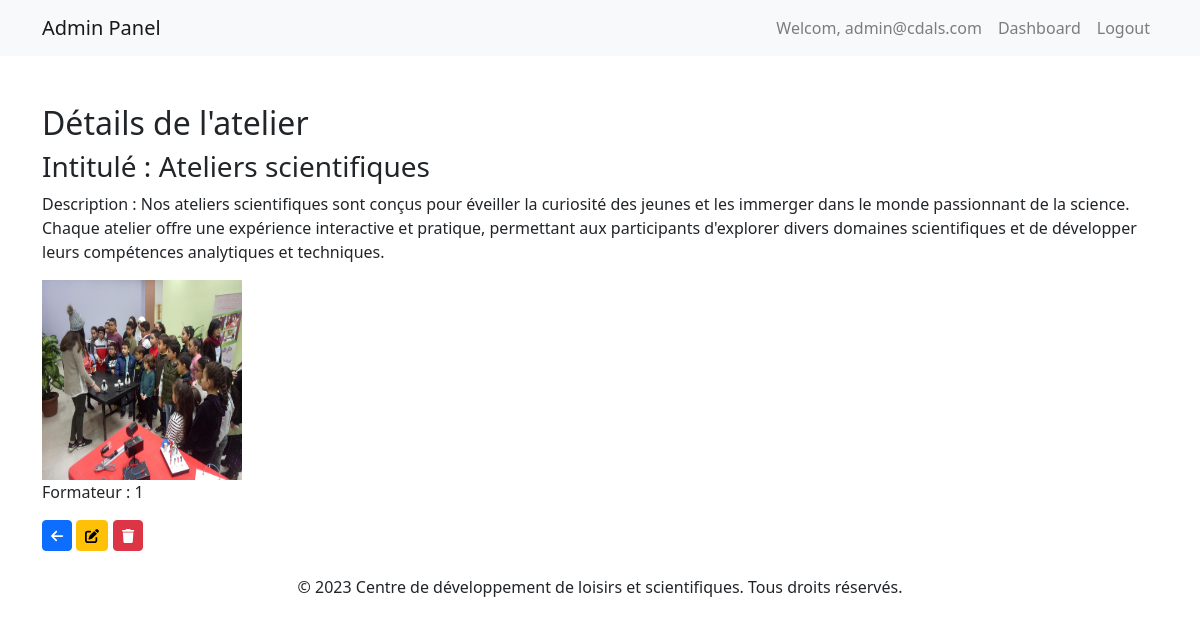
The page /admin/ateliers/voir.php?id=5 (signed in) on the database as committed earlier.
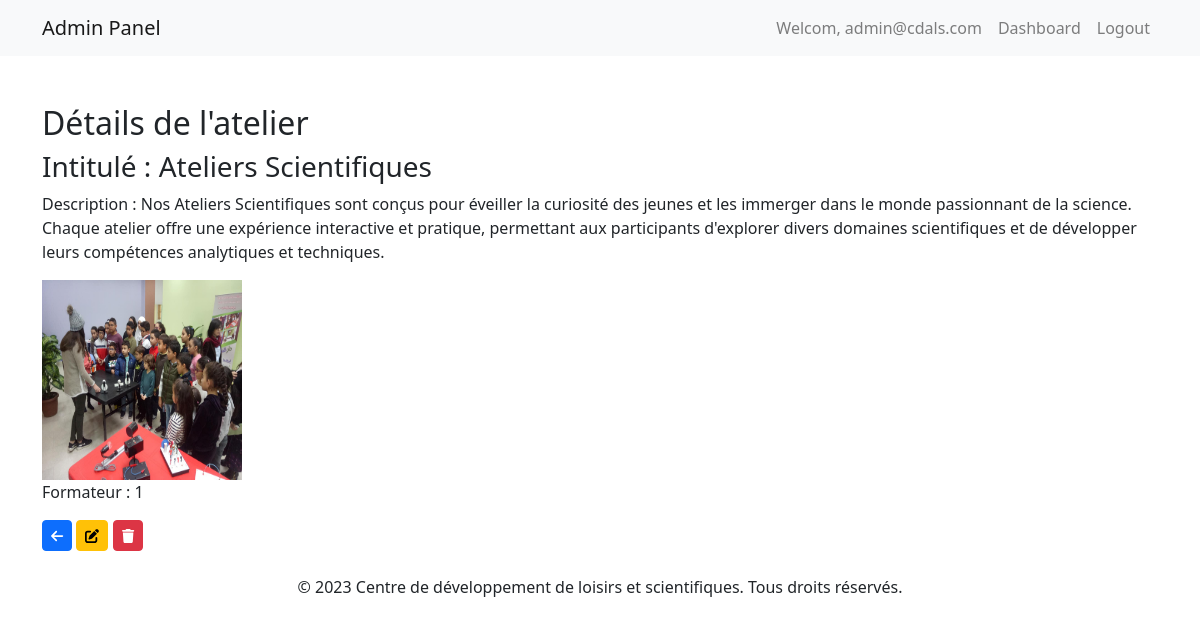
The same page on the database as committed later.
### tables this page shows
CREATE TABLE `ateliers` (
  `ID_ate` int(10) NOT NULL,
  `intitule_ate` varchar(255) NOT NULL,
  `image_ate` varchar(255) NOT NULL,
  `description_ate` text NOT NULL,
  `ID_form_foreign` int(11) DEFAULT NULL
);

### admin/ateliers/voir.php (the view, shortened to what this page needs)
<?php include("../layout.php"); ?>
<head>
    <link rel="stylesheet" href="../../assets/fonts/css/all.min.css">
    <link rel="stylesheet" href="../../assets/bootstrap/css/bootstrap.min.css">
</head>
<div class="container">
    <h2>Détails de l'atelier</h2>
    <?php
    require_once '../../config/bdd.php';
    if (isset($_GET['id'])) {
        $id = $_GET['id'];
        $sql = "SELECT * FROM ateliers WHERE ID_ate = ?";
        $stmt = $conn->prepare($sql);
        $stmt->bind_param("i", $id);
        $stmt->execute();
        $result = $stmt->get_result();
        if ($result->num_rows > 0) {
            $row = $result->fetch_assoc();
            echo '<h3>Intitulé : ' . $row['intitule_ate'] . '</h3>';
            echo '<p>Description : ' . $row['description_ate'] . '</p>';
            echo '<img src="../../images/' . $row['image_ate'] . '" width="200" height="200" alt="Image de l\'atelier">';
            echo '<p>Formateur : ' . $row['ID_form_foreign'] . '</p>';
        } else {
            echo '<p>Aucun atelier trouvé avec cet ID.</p>';
        }
    } else {
        echo '<p>Aucun ID d\'atelier spécifié.</p>';
    }
    ?>
     <a href="index.php" class="btn btn-primary btn-sm"> <i class="fa fa-arrow-left"></i> </a> <a href="modifier.php?id=<?php echo $id; ?>" class="btn btn-warning btn-sm"> <i class="fa fa-edit"></i> </a>
    <a href="supprimer.php?id=<?php echo $id; ?>" class="btn btn-danger btn-sm"><i class="fa fa-trash"></i> </a>
</div>

Rows that differ between the two databases and show on the page:
changed ateliers: intitule_ate "Ateliers scientifiques" → "Ateliers Scientifiques"; description_ate "Nos ateliers scientifiques sont conçus pour éveiller…" → "Nos Ateliers Scientifiques sont conçus pour éveiller…"
